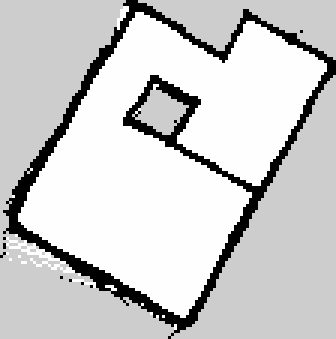
#> input picture archive/corner_detection/turtle_map.pgm, 112 x 113 px (shown 3 times larger)
$ jupyter execute corner_detector.ipynb
#> lines starting #> are read from the running program, lines starting #| are printed output that depends on the picture; after the words box and inside, x2 and y2 are one past the last pixel; in counts of white or black regions, pixels touching at a corner belong together
[cell 1]
import numpy as np
import cv2 as cv
from matplotlib import pyplot as plt

[cell 2]
img = cv.imread('turtle_map.pgm')
#> img is the input picture: shape (113, 112, 3); min 0, max 254, mean 204.9
plt.imshow(img)
plt.show()

[cell 3]
# filename = 'map_example.png'
# img = cv.imread('example_2.png')
img = cv.imread('turtle_map.pgm')
gray = cv.cvtColor(img,cv.COLOR_BGR2GRAY)
gray = np.float32(gray)
kernel = np.ones((5,5),np.float32)/49
# gray = cv.filter2D(gray,-1,kernel)
# gray = cv.blur(gray,(7,7))

gray = cv.bilateralFilter(gray,9,75,75)
# gray = cv.medianBlur(gray,5)


dst = cv.cornerHarris(gray,10,3,0.1)  # 0.04
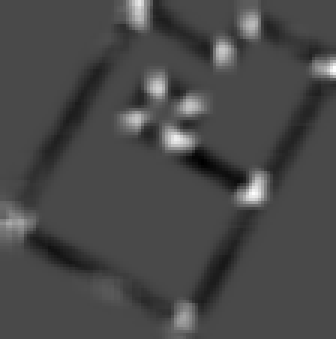
#> dst: shape (113, 112) float32 (shown 3 times larger); min -53228456, max 132470232, mean -136753.3; drawn with min black and max white
print(dst)
#> (printed output is left out)
print(f"{dst.size}")
#| 12656
# [8 lines of commented-out code are left out]


img[dst>0.4*dst.max()] = [255,0,0]  # before it was 0.2  (255,0,0) for blue dots
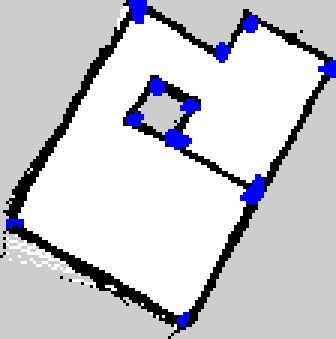
#> img: shape (113, 112, 3) (shown 3 times larger); 2.43% of pixels changed, all inside (x1, y1, x2, y2) = (2, 0, 112, 109)
print("image: ", img.size)
#| image:  37968


#result is dilated for marking the corners, not important
# dst = cv.dilate(dst,None)


new = cv.cvtColor(img, cv.COLOR_BGR2RGB)

plt.imshow(new)
plt.show()

# cv.imshow('dst',img)
# if cv.waitKey(0) & 0xff == 27:
#     cv.destroyAllWindows()

[cell 4]
# filename = 'map_example.png'
# img = cv.imread('example_2.png')
img = cv.imread('turtle_map.pgm')
gray = cv.cvtColor(img,cv.COLOR_BGR2GRAY)
gray = np.float32(gray)
kernel = np.ones((5,5),np.float32)/49
# gray = cv.filter2D(gray,-1,kernel)
# gray = cv.blur(gray,(7,7))

gray = cv.bilateralFilter(gray,9,75,75)
# gray = cv.medianBlur(gray,5)


dst = cv.cornerHarris(gray,6,3,0.1)  # 0.04
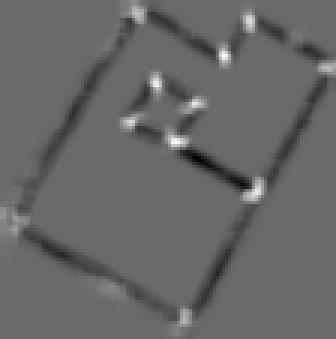
#> dst: shape (113, 112) float32 (shown 3 times larger); min -145268672, max 201327360, mean -4310342; drawn with min black and max white
#print(f"{dst.size}")

X, Y = np.nonzero(dst>0.2*dst.max())
#> X = 277 values from 0 to 108; Y = 277 values, max 111 at index 70, min 0 at index 232, mean 61.84

points = np.array(list(zip(X,Y)))
#> points = 277 pairs, first value 0 to 108, second value 0 to 111

x = points[:,0]
#> x = 277 values from 0 to 108
y = points[:,1]
#> y has the same summary as Y

from sklearn.cluster import KMeans
kmeans = KMeans(n_clusters=11)
kmeans.fit(points)

# x_centers = np.nonzero(kmeans.cluster_centers_[:,0])
# y_centers = np.nonzero(kmeans.cluster_centers_[:,1])
x_centers = kmeans.cluster_centers_[:,0].astype(int)
y_centers = kmeans.cluster_centers_[:,1].astype(int)

img[x_centers,y_centers] = [255, 0,0]
#> img: shape (113, 112, 3); 0.09% of pixels changed, all inside (x1, y1, x2, y2) = (3, 3, 109, 106)

# #print(centers[0])
# #print(centers.shape)
# print(centers[0][0])

# img[centers[:,0], centers[:,1]] = [255,0,0]  # before it was 0.2  (255,0,0) for blue dots
#print("image: ", img.size)


#result is dilated for marking the corners, not important
# dst = cv.dilate(dst,None)


new = cv.cvtColor(img, cv.COLOR_BGR2RGB)

plt.imshow(new)
plt.show()

# cv.imshow('dst',img)
# if cv.waitKey(0) & 0xff == 27:
#     cv.destroyAllWindows()
print(X, Y)
#| [  0   0   1   1   2   2   2   2   3   3   3   3   3   4   4   4   4   4
#|    4   4   5   5   5   5   5   5   5   5   6   6   6   6   6   6   6   7
#|    7   7   7   7   7   8   8   8   9   9   9  10  10  10  15  15  16  16
#|   16  17  17  17  18  18  18  18  19  19  19  19  20  20  20  20  20  21
#|   21  21  21  21  21  21  21  22  22  22  22  22  22  23  23  23  23  23
#|   23  24  24  24  24  25  25  25  26  26  26  26  27  27  27  27  28  28
#|   28  28  29  29  29  30  30  30  32  32  33  33  33  33  33   [ 44  45  44  45  43  44  45  46  43  44  45  46  47  43  44  45  46  47
#|   82  83  44  45  46  47  81  82  83  84  45  46  47  81  82  83  84  46
#|   47  81  82  83  84  82  83  84  82  83  84  82  83  84  74  75  73  74
#|   75  73  74  75  73  74  75  76  73  74  75  76  73  74  75  76 111  73
#|   74  75 107 108 109 110 111 106 107 108 109 110 111 106 107 108 109 110
#|  111  51  52 110 111  50  51  52  50  51  52  53  50  51  52  53  50  51
#> (further printed lines are left out)

[cell 5]
points = np.array(list(zip(X,Y)))
print(points)
#> (printed output is left out)

[cell 6]
plt.scatter(points[:,0],points[:,1], label='True Position')
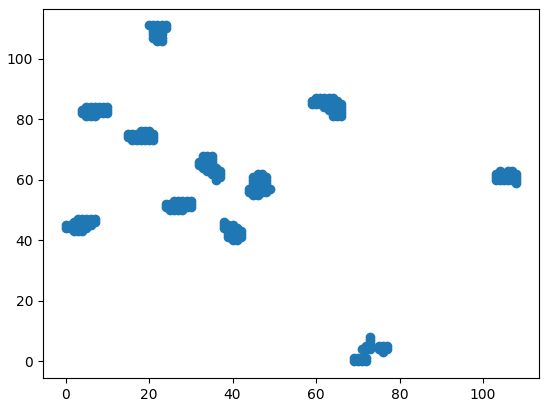
#> figure drawn by matplotlib, 1 panel

[cell 7]
from sklearn.cluster import KMeans
kmeans = KMeans(n_clusters=12)
kmeans.fit(points)
plt.scatter(points[:,0],points[:,1], c=kmeans.labels_, cmap='rainbow')
plt.show()
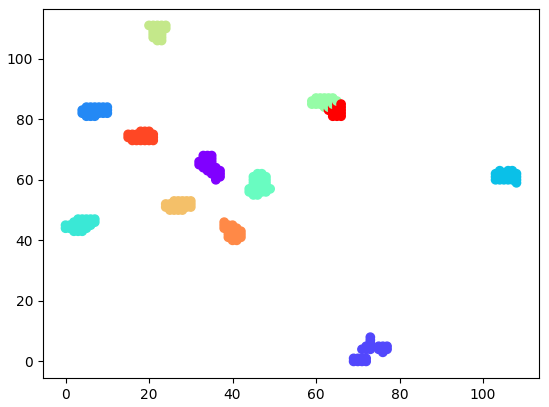
#> figure drawn by matplotlib, 1 panel
plt.scatter(kmeans.cluster_centers_[:,0] ,kmeans.cluster_centers_[:,1], color='black')
plt.show()
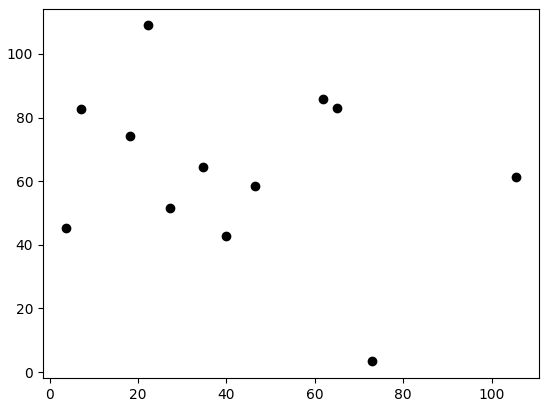
#> figure drawn by matplotlib, 1 panel

[cell 8]
# filename = 'map_example.png'
# img = cv.imread('example_2.png')
img = cv.imread('turtle_map.pgm')
gray = cv.cvtColor(img,cv.COLOR_BGR2GRAY)
gray = np.float32(gray)
kernel = np.ones((5,5),np.float32)/49
# gray = cv.filter2D(gray,-1,kernel)
# gray = cv.blur(gray,(7,7))

gray = cv.bilateralFilter(gray,9,75,75)
# gray = cv.medianBlur(gray,5)


dst = cv.cornerHarris(gray,6,3,0.1)  # 0.04
print(f"{dst.size}")
#| 12656
# [8 lines of commented-out code are left out]


img[dst>0.2*dst.max()] = [255,0,0]  # before it was 0.2  (255,0,0) for blue dots
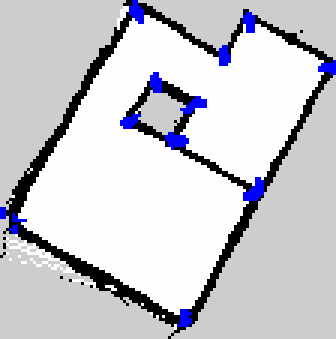
#> img: shape (113, 112, 3) (shown 3 times larger); 2.19% of pixels changed, all inside (x1, y1, x2, y2) = (0, 0, 112, 109)
print("image: ", img.size)
#| image:  37968


#result is dilated for marking the corners, not important
dst = cv.dilate(dst,None)
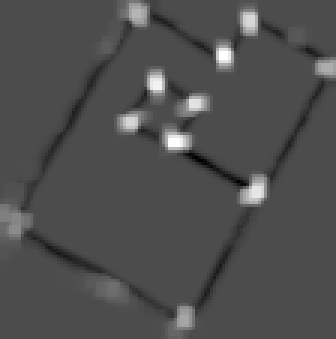
#> dst: shape (113, 112) float32 (shown 3 times larger); min -86282376, max 201327360, mean 2981238.8; drawn with min black and max white


new = cv.cvtColor(img, cv.COLOR_BGR2RGB)

plt.imshow(new)
plt.show()

$ run again, with archive/corner_detection/map_example.png saved as archive/corner_detection/turtle_map.pgm
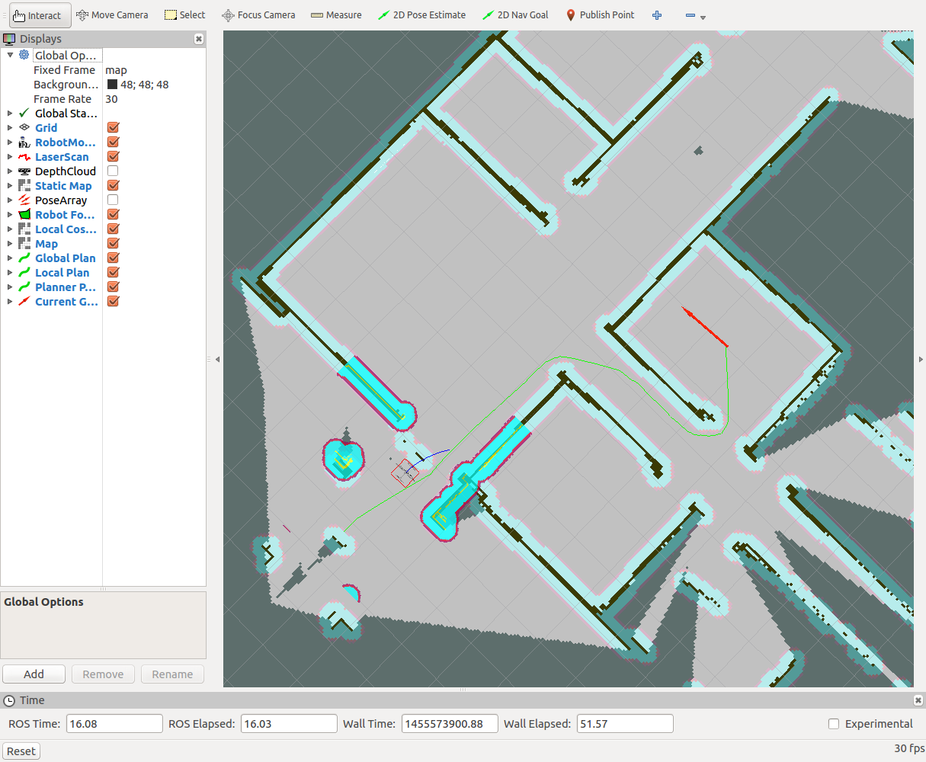
#> input picture archive/corner_detection/map_example.png, 926 x 762 px, shrunk from 1215 x 1000 before the run
#> img is the input picture: shape (762, 926, 3); mean B, G, R 191.8, 192.9, 184.1
#> `dst = cv.cornerHarris(gray,10,3,0.1)`:
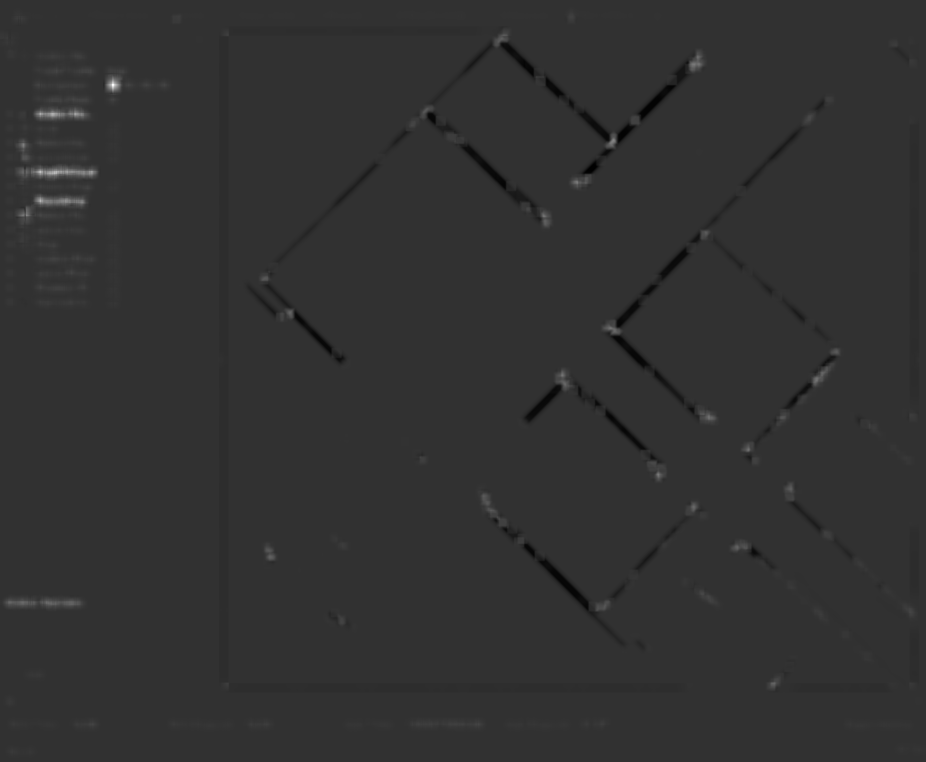
#> dst: shape (762, 926) float32; min -5606608, max 23276500, mean -4926.8; drawn with min black and max white
#> (printed output is left out)
#| 705612
#| image:  2116836
#> X = 887 values from 53 to 686; Y = 887 values, max 836 at index 807, min 18 at index 291, mean 144.7
#> points = 887 pairs, first value 53 to 686, second value 18 to 836
#> x = 887 values from 53 to 686
#> y has the same summary as Y
#| [ 53  54  54  64  65  66  67  67  68  79  79  79  79  79  80  80  80  80
#|   80  80  81  81  81  81  81  81  81  81  81  82  82  82  82  82  82  82
#|   86  86  86  86  86  86  86  87  87  87  87  87  87  87  87  87  88  88
#|   88  88  88  88  88  88  88  89  89  89  89  89  89  90  90 110 110 110
#|  111 111 111 111 111 111 111 111 111 111 111 111 111 112 112 112 112 112
#|  112 112 112 112 112 112 112 112 112 112 112 112 112 112 112 112 112 112
#> (further printed lines are left out)
#> `img[dst>0.2*dst.max()] = [255,0,0]`:
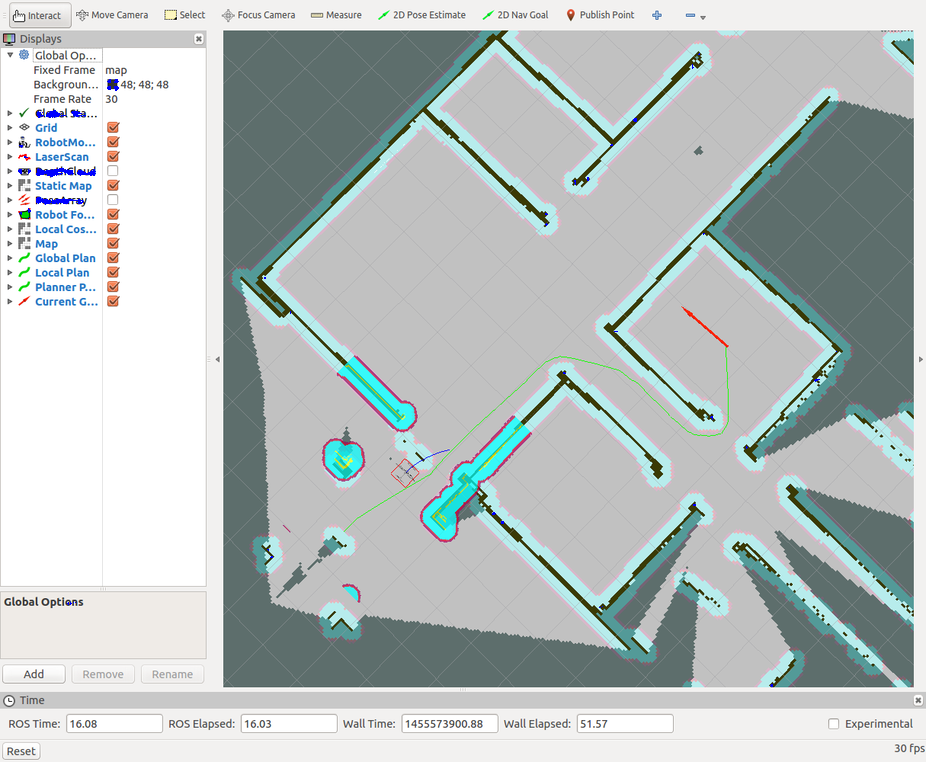
#> img: shape (762, 926, 3); 0.13% of pixels changed, all inside (x1, y1, x2, y2) = (18, 53, 837, 687)

$ run again, with archive/corner_detection/example_2.png saved as archive/corner_detection/turtle_map.pgm
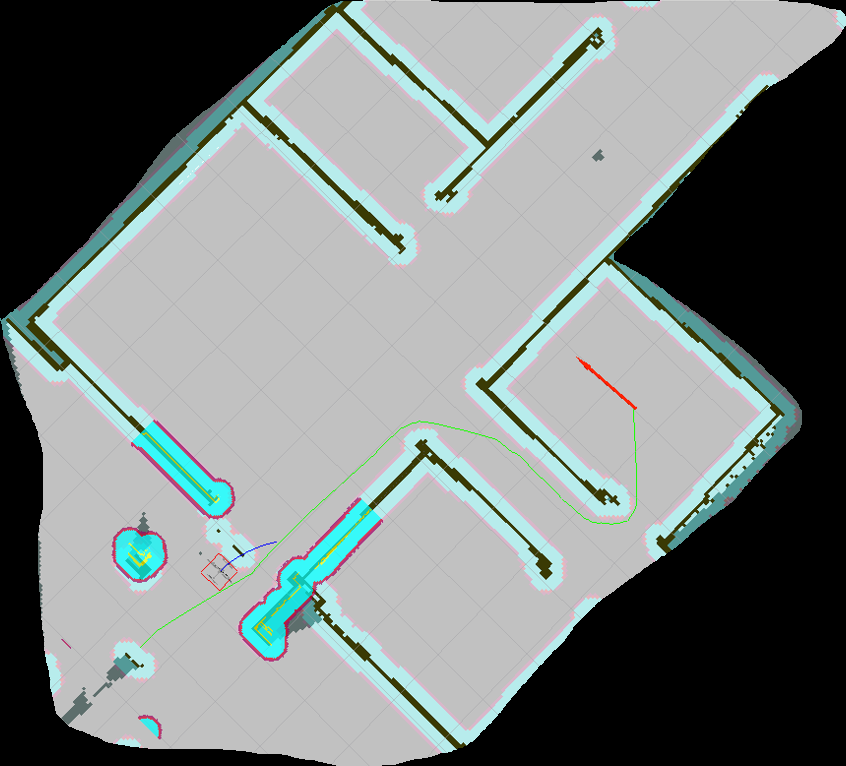
#> input picture archive/corner_detection/example_2.png, 846 x 766 px
#> img is the input picture: shape (766, 846, 3); mean B, G, R 131.3, 132.2, 124.4
#> (printed output is left out)
#| 648036
#> `img[dst>0.4*dst.max()] = [255,0,0]`:
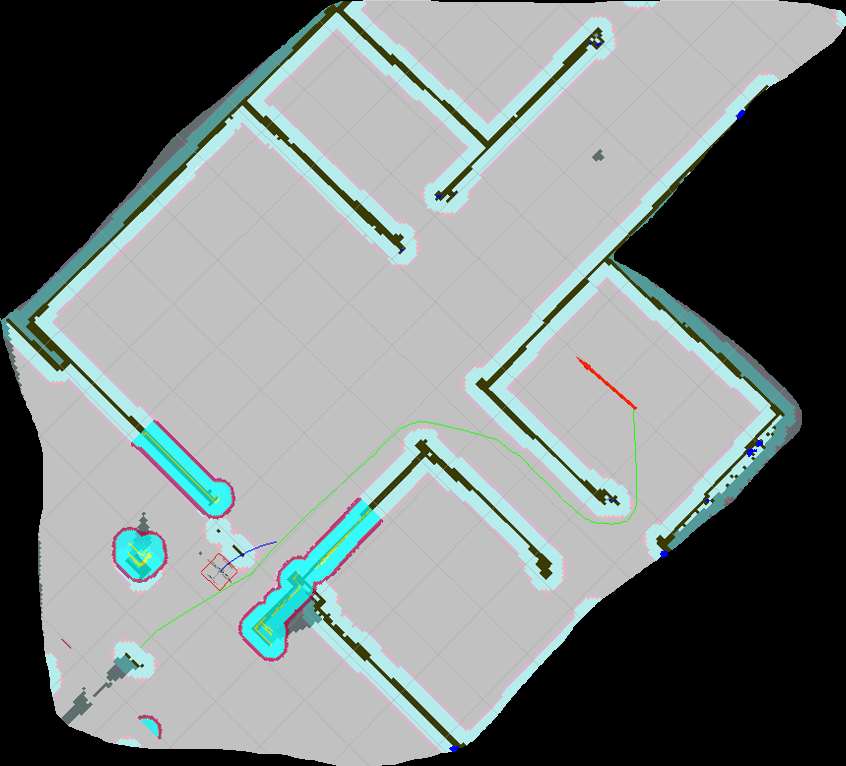
#> img: shape (766, 846, 3); 0.04% of pixels changed, all inside (x1, y1, x2, y2) = (400, 42, 763, 752)
#| image:  1944108
#> X = 313 values from 30 to 751; Y = 313 values, max 776 at index 152, min 36 at index 145, mean 565.9
#> points = 313 pairs, first value 30 to 751, second value 36 to 776
#> x = 313 values from 30 to 751
#> y has the same summary as Y
#| [ 30  30  46  47  47  84  85  85  85  85  86  86  86  86  86  87  87  87
#|   87  87  88  88  88  88  88 108 108 108 109 109 109 109 110 110 110 110
#|  111 111 111 111 111 112 112 112 112 112 113 113 113 113 113 113 113 114
#|  114 114 114 114 114 114 114 115 115 115 115 115 115 115 115 116 116 116
#|  116 116 116 117 117 117 117 117 118 118 118 118 136 136 137 137 137 137
#|  137 138 138 138 138 139 139 141 142 148 148 189 189 190 190 190 191 191
#> (further printed lines are left out)
#> (printed output is left out)
#> `img[dst>0.2*dst.max()] = [255,0,0]`:
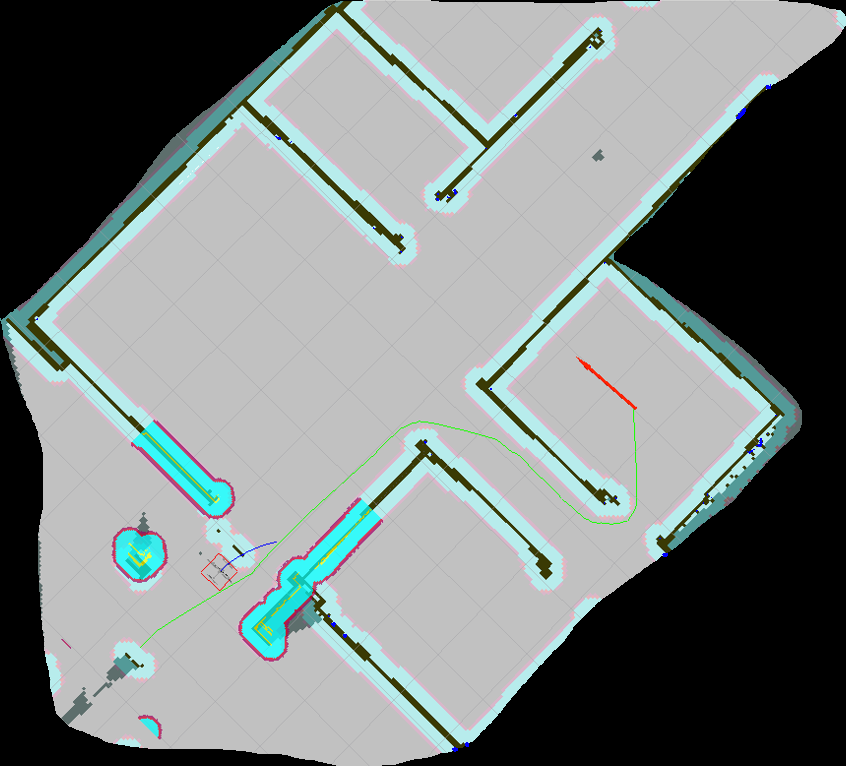
#> img: shape (766, 846, 3); 0.05% of pixels changed, all inside (x1, y1, x2, y2) = (36, 30, 777, 752)
